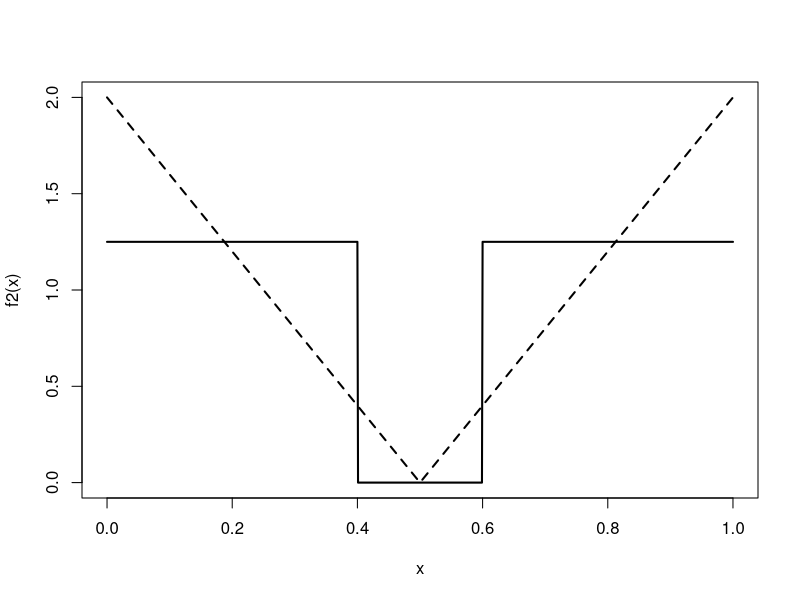
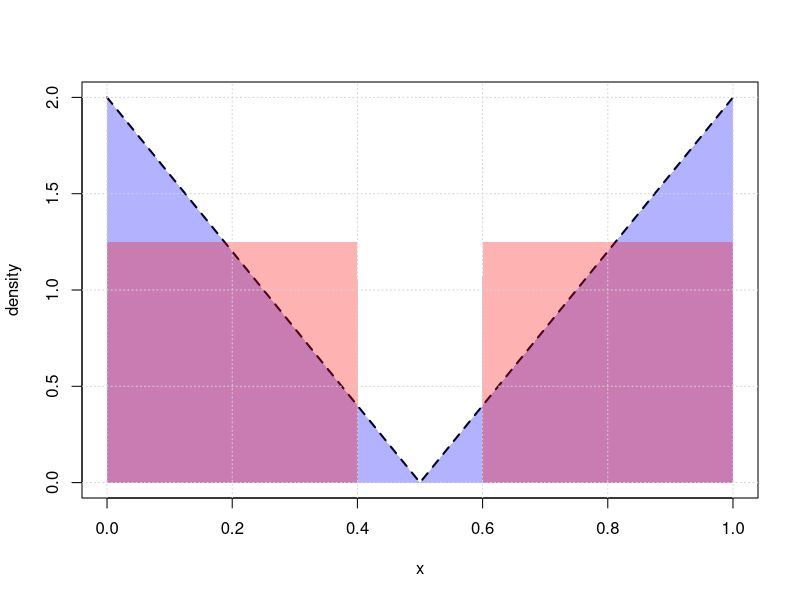

Recreate these plots in R, in order. (Note: this script raises an error after producing the figures.)
# Define a function f1 that takes a parameter xx
f1 <- function(xx) {
  # Calculate the probability density function (PDF) for a uniform distribution
  # with values between 0 and 0.4, and between 0.6 and 1, and return their average.
  (dunif(xx, 0, 0.4) + dunif(xx, 0.6, 1)) / 2
}

# Define a true density function dtrue for a custom distribution
dtrue <- function(x) {
  if (x < 0) {
    output <- 0
  } 
  if (x > 1) {
    output <- 0
  }
  if (x >= 0 & x <= 1/2) {
    output <- 2 - 4 * x
  }
  if (x > 1/2 & x <= 1) {
    output <- -2 + 4 * x
  }
  return(output)
}

# Vectorize the dtrue function for use with vector inputs
dtrue_vec <- Vectorize(dtrue)

# Assign the vectorized dtrue function to f2
f2 <- dtrue_vec

# Plot f2 and f1 on the same graph
curve(f2, from = 0, to = 1, n = 1001, lwd = 2, lty = 2) # Plot f2
curve(f1, from = 0, to = 1, add = TRUE, n = 1001, lwd = 2) # Add f1 to the plot

# Plot the first function f2 with labels and fill
curve(f2, from = 0, to = 1, n = 1001, lwd = 2, lty = 2, ylab = 'density')

# Prepare to fill under f2 with a polygon
x_vals <- seq(0, 1, length.out = 1001)
y_vals <- f2(x_vals)
polygon(c(0, x_vals, 1), c(0, y_vals, 0), col = rgb(0, 0, 1, 0.3), border = NA)

# Add the second function f1 to the plot with fill
y_vals <- f1(x_vals)
polygon(c(0, x_vals, 1), c(0, y_vals, 0), col = rgb(1, 0, 0, 0.3), border = NA)

# Add a grid to the plot
grid()

# Assuming your data frame is named df
library(dplyr)

# Aggregate data in the data frame
agg_data <- FULL_FRAME %>%
  group_by(N, K) %>%
  summarize(AvgValue = mean(Value, na.rm = TRUE))

library(ggplot2)

# Modify the N column in agg_data to be a factor
agg_data$N <- as.factor(agg_data$N)

# Create a heatmap with cell borders using ggplot2
ggplot(agg_data, aes(x = N, y = K, fill = AvgValue)) +
  geom_tile(color = "black") + # Add cell borders
  scale_fill_gradient(low = "blue", high = "red") +
  labs(title = "E1", x = "N", y = "K", fill = "Average") +
  theme_minimal() +
  theme(axis.text.x = element_text(angle = 90, hjust = 1))
